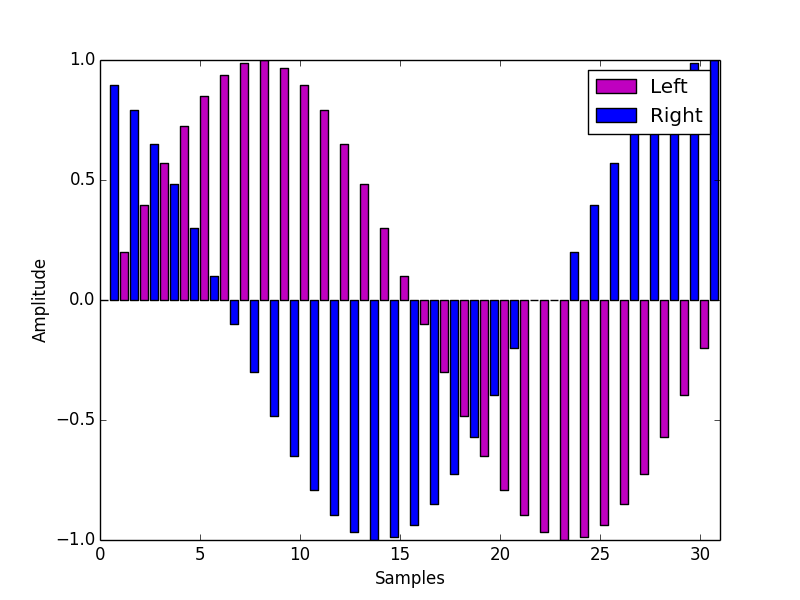

Generate this figure with Python:
from pippi import dsp
from matplotlib import pyplot as pp

xlen = 32

x = range(xlen)

sine = dsp.wavetable('sine2pi', xlen) 

left = [ sine[i % len(sine)] for i in range(xlen) ]
right = [ sine[(i + 10) % len(sine)] for i in range(xlen) ]

pp.bar(x, left, 
    width=0.4,
    color='m', 
    label='Left'
)

pp.bar([xx + 0.5 for xx in x ], right, 
    width=0.4,
    color='b', 
    label='Right'
)

pp.xlabel('Samples')
pp.ylabel('Amplitude')
pp.xlim(0, 31)
pp.ylim(-1, 1)

pp.legend()
pp.savefig("stereo.png")
